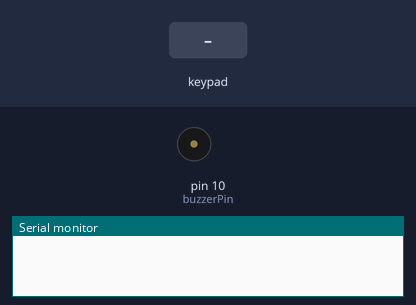
Simulated run of this sketch. Board: Arduino Uno, built with avr-gcc and run on an emulated ATmega328P. Parts: buzzer (waves = sounding), the last lines printed to the serial monitor. Inputs (shaded band) come from the test bench.

Above: at 1.2 s.
1.3 s: keypad keys 9 8 7 6 pressed 0.4 s apart
At 1.4 s:
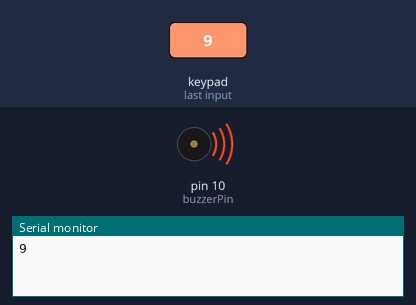
4.4 s: key 'A' pressed
At 5.4 s:
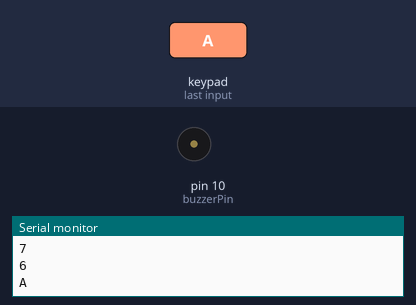
5.9 s: key 'B' pressed
At 6.0 s:
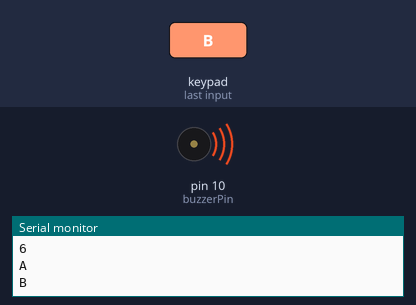
7.4 s: keypad keys 9 8 7 6 # pressed 0.4 s apart
At 10.1 s:
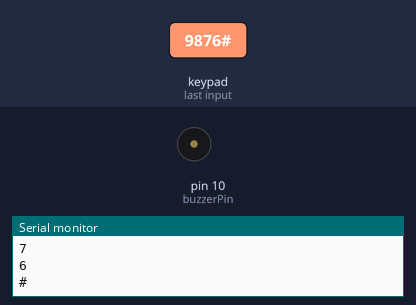
10.9 s: key 'C' pressed
At 11.0 s:
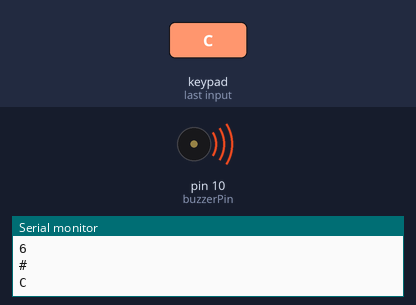
12.4 s: keypad keys 9 8 7 6 * pressed 0.4 s apart
At 15.3 s:
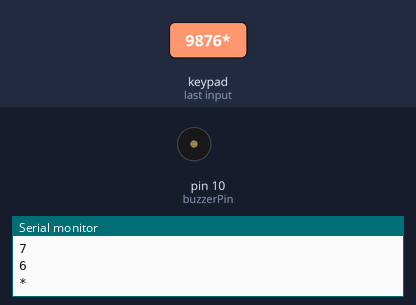
Timing chart, 0 to 16.8 s (numbered marks = the images above; inputs shaded):
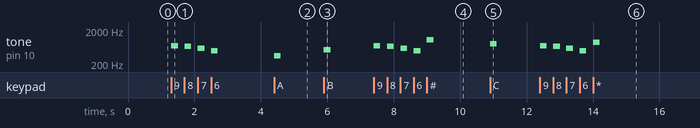

Measured:
- after the input at 1.3 s, tone on pin 10 (buzzerPin): plays 698 Hz for 0.20 s, 659 Hz for 0.20 s, 587 Hz for 0.20 s, 493 Hz for 0.20 s, starting at once
- after the input at 4.4 s, tone on pin 10 (buzzerPin): silent → 349 Hz at once, → silent 0.20 s later
- after the input at 5.9 s, tone on pin 10 (buzzerPin): silent → 523 Hz at once, → silent 0.20 s later
- after the input at 7.4 s, tone on pin 10 (buzzerPin): plays 698 Hz for 0.20 s, 659 Hz for 0.20 s, 587 Hz for 0.20 s, 493 Hz for 0.20 s, 1046 Hz for 0.20 s, starting at once
- after the input at 10.9 s, tone on pin 10 (buzzerPin): silent → 784 Hz at once, → silent 0.20 s later
- after the input at 12.4 s, tone on pin 10 (buzzerPin): plays 698 Hz for 0.20 s, 659 Hz for 0.20 s, 587 Hz for 0.20 s, 493 Hz for 0.20 s, 880 Hz for 0.20 s, starting at once

The sketch:

projeto_final_arq.ino
```cpp
#include <Keypad.h>

const byte ROWS = 4;
const byte COLS = 4;

char keys[ROWS][COLS] = {
  {'1', '2', '3', 'A'},
  {'4', '5', '6', 'B'},
  {'7', '8', '9', 'C'},
  {'*', '0', '#', 'D'}
};

byte rowPins[ROWS] = {9, 8, 7, 6};
byte colPins[COLS] = {5, 4, 3, 2};


Keypad keypad = Keypad(makeKeymap(keys), rowPins, colPins, ROWS, COLS);

const int buzzerPin = 10;

const int noteFrequencies[16] = {
  261, 294, 329, 349,
  392, 440, 493, 523,
  587, 659, 698, 784,
  880, 987, 1046, 1175
};

void setup() {
  Serial.begin(9600);
  pinMode(buzzerPin, OUTPUT);
}

void loop() {
  char key = keypad.getKey();

  if (key) {
    Serial.println(key);

    for (int i = 0; i < ROWS; i++) {
      for (int j = 0; j < COLS; j++) {
        if (keys[i][j] == key) {

          int noteIndex = i * COLS + j;

          tone(buzzerPin, noteFrequencies[noteIndex], 200);
        }
      }
    }
  }
}
```
